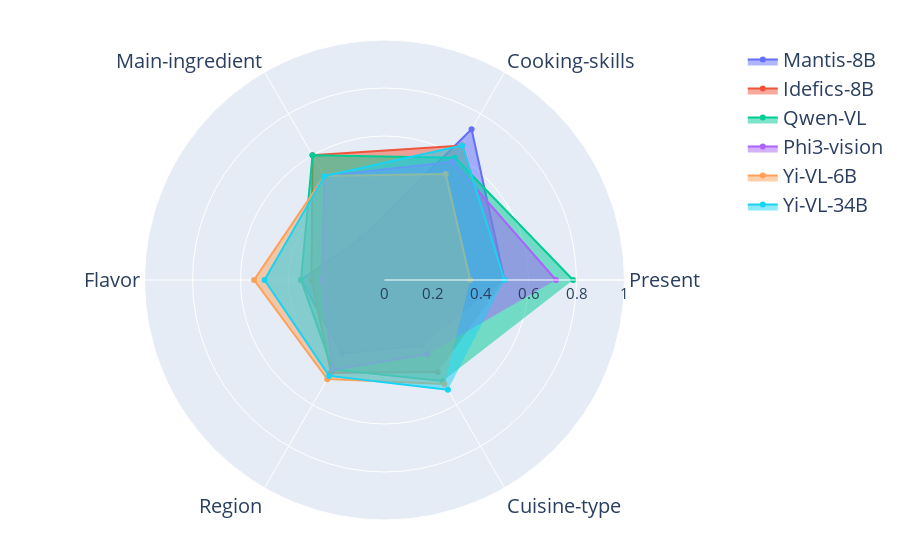

Notebook cell for this chart:
### Code cell
import plotly.graph_objects as go
import plotly.io as pio

# Define the categories and scores for each model
categories = ['Present', 'Cooking-skills', 'Main-ingredient', 'Flavor', 'Region', 'Cuisine-type']
models = {
    'Mantis-8B': [0.5, 0.7254901961, 0.2, 0.347826087, 0.3538461538, 0.3142857143],
    'Idefics-8B': [0.5, 0.6470588235, 0.6, 0.3043478261, 0.4461538462, 0.4428571429],
    'Qwen-VL': [0.7857142857, 0.5882352941, 0.6, 0.347826087, 0.4307692308, 0.4857142857],
    'Phi3-vision': [0.7142857143, 0.568627451, 0.5, 0.2608695652, 0.4307692308, 0.3571428571],
    'Yi-VL-6B': [0.3571428571, 0.5098039216, 0.5, 0.5434782609, 0.4769230769, 0.5],
    'Yi-VL-34B': [0.5, 0.6470588235, 0.5, 0.5, 0.4615384615, 0.5285714286],
}

# Create a radar chart
# fig = go.Figure()

# # Add traces for each model
# for model_name, model_scores in models.items():
#     fig.add_trace(go.Scatterpolar(
#         r=model_scores,
#         theta=categories,
#         mode='lines',  # Use 'lines' to remove filled regions
#         name=model_name
#     ))

# # Update layout of the radar chart
# fig.update_layout(
#     polar=dict(
#         radialaxis=dict(
#             visible=True,
#             range=[0, 1]
#         )
#     ),
#     showlegend=True,
#     title="Comparison of Different Models",
#     margin=dict(l=40, r=40, t=40, b=40)  # Adjust margins to apply tight layout
# )

# Save the radar chart as a PDF
# pio.write_image(fig, '/Users/wli/projects/foodie-dataset/data/figs/radar_chart_sivqa.pdf')

# # Show the radar chart
# fig.show()

# # Create a radar chart
fig = go.Figure()

# Add traces for each model
for model_name, model_scores in models.items():
    fig.add_trace(go.Scatterpolar(
        r=model_scores,
        theta=categories,
        fill='toself',
        name=model_name
    ))

# Update layout of the radar chart
fig.update_layout(
    polar=dict(
        radialaxis=dict(
            visible=True,
            range=[0, 1],
            tickfont=dict(size=15)  # Increase the font size for radial axis
        ),
        angularaxis=dict(
            tickfont=dict(size=20)  # Increase the font size for angular axis
        )
    ),
    showlegend=True,
    legend=dict(font=dict(size=20)),  # Increase the font size for legend
    # title=dict(text="Comparison of Different Models", font=dict(size=20)),  # Increase the font size for title
    margin=dict(l=40, r=40, t=40, b=40)  # Adjust margins to apply tight layout
)

# Show the radar chart
pio.write_image(fig, '/Users/wli/projects/foodie-dataset/data/figs/radar_chart_sivqa.pdf')

# Show the radar chart
fig.show()

### Figure 1 — Plotly figure (JSON) as saved in the notebook; plotly's stock layout.template omitted (floating-point values rounded to 4 significant figures)
{"data": [{"fill": "toself", "name": "Mantis-8B", "r": [0.5, 0.7255, 0.2, 0.3478, 0.3538, 0.3143], "theta": ["Present", "Cooking-skills", "Main-ingredient", "Flavor", "Region", "Cuisine-type"], "type": "scatterpolar"}, {"fill": "toself", "name": "Idefics-8B", "r": [0.5, 0.6471, 0.6, 0.3043, 0.4462, 0.4429], "theta": ["Present", "Cooking-skills", "Main-ingredient", "Flavor", "Region", "Cuisine-type"], "type": "scatterpolar"}, {"fill": "toself", "name": "Qwen-VL", "r": [0.7857, 0.5882, 0.6, 0.3478, 0.4308, 0.4857], "theta": ["Present", "Cooking-skills", "Main-ingredient", "Flavor", "Region", "Cuisine-type"], "type": "scatterpolar"}, {"fill": "toself", "name": "Phi3-vision", "r": [0.7143, 0.5686, 0.5, 0.2609, 0.4308, 0.3571], "theta": ["Present", "Cooking-skills", "Main-ingredient", "Flavor", "Region", "Cuisine-type"], "type": "scatterpolar"}, {"fill": "toself", "name": "Yi-VL-6B", "r": [0.3571, 0.5098, 0.5, 0.5435, 0.4769, 0.5], "theta": ["Present", "Cooking-skills", "Main-ingredient", "Flavor", "Region", "Cuisine-type"], "type": "scatterpolar"}, {"fill": "toself", "name": "Yi-VL-34B", "r": [0.5, 0.6471, 0.5, 0.5, 0.4615, 0.5286], "theta": ["Present", "Cooking-skills", "Main-ingredient", "Flavor", "Region", "Cuisine-type"], "type": "scatterpolar"}], "layout": {"legend": {"font": {"size": 20}}, "margin": {"b": 40, "l": 40, "r": 40, "t": 40}, "polar": {"angularaxis": {"tickfont": {"size": 20}}, "radialaxis": {"range": [0, 1], "tickfont": {"size": 15}, "visible": true}}, "showlegend": true}}
